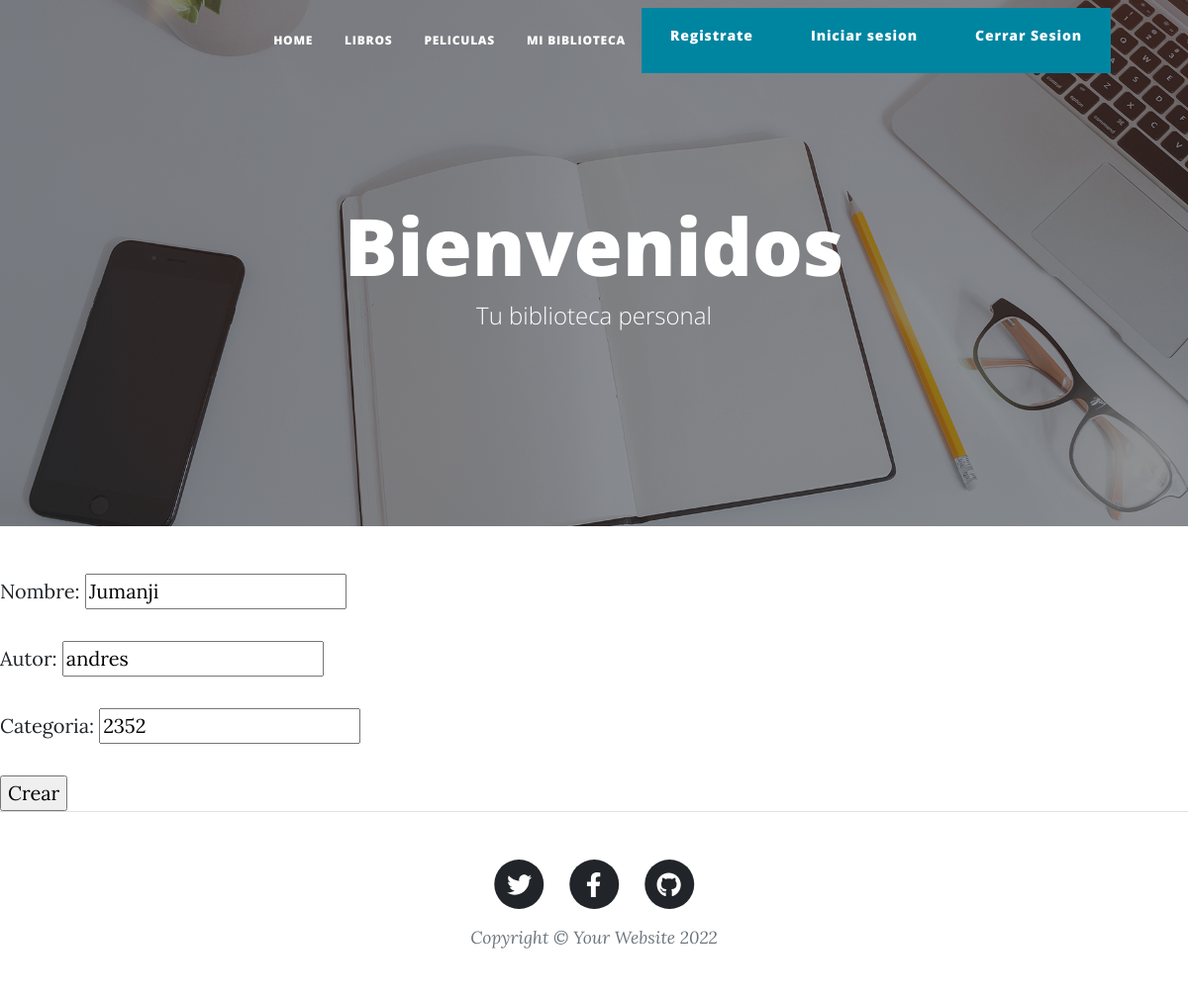
/libreria/libros/actualizar/8 (signed in), run on the app's committed database.
### libreria/models.py (models this page shows, shortened)
class libro(models.Model):
    nombre = models.CharField(max_length=100)
    autor = models.CharField(max_length=100)
    categoria = models.CharField(max_length=200)

### libreria/views.py (the view)
# urls.py: path("libros/actualizar/<pk>",LibrosUpdate.as_view(), name="actualizarlibro"),
class LibrosUpdate(LoginRequiredMixin, UpdateView):
    model = libro
    success_url = "/libreria/libros/"
    fields = ["nombre", "autor", "categoria"]

### libreria/templates/libreria/libro_form.html
{% extends 'libreria/base.html' %}
{% block contenido %}
<form method="post">{% csrf_token %}
    {{form.as_p}}
    <input type="submit" value="Crear">
</form>
{% endblock  %}

### data on the page
libro: nombre "Jumanji", autor "andres", categoria "2352"
